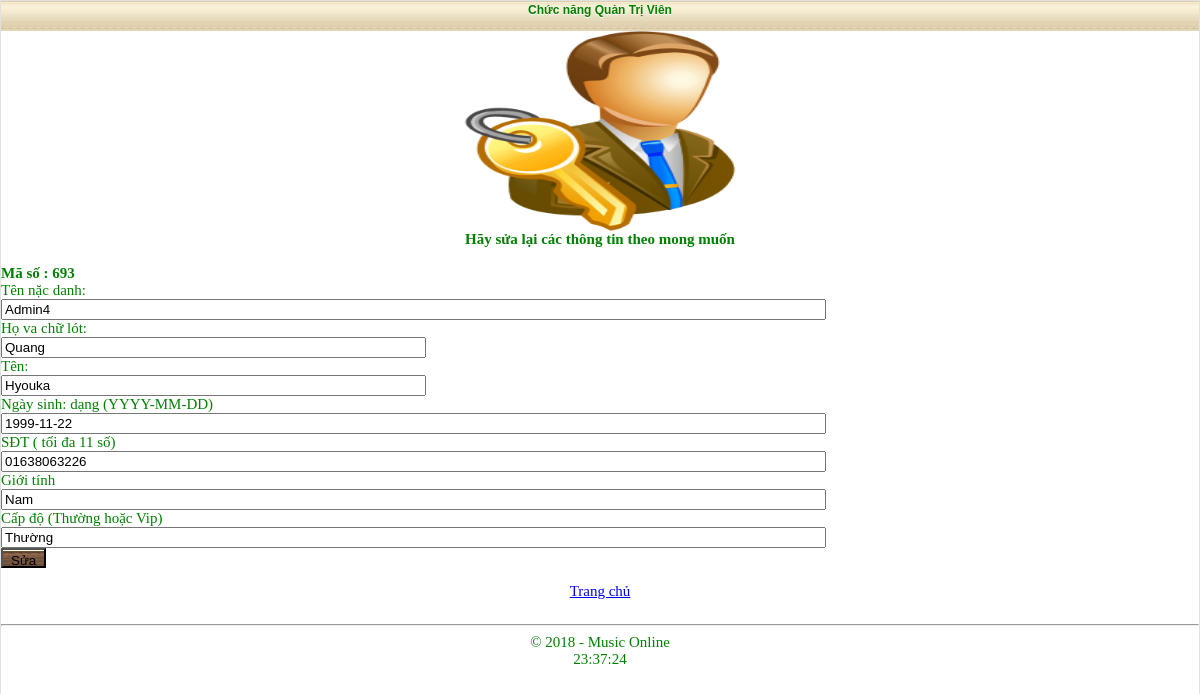
Screenshot of /choosing.php?mod=sua_tv&&maso=693 (signed in) with the database file from the repository.
### tables this page shows
CREATE TABLE `users` (
  `id` int(11) NOT NULL,
  `usr` varchar(25) NOT NULL,
  `pass` varchar(255) NOT NULL,
  `data_reg` varchar(255) NOT NULL,
  `holot` varchar(50) NOT NULL,
  `ten` varchar(20) NOT NULL,
  `ngaysinh` date NOT NULL,
  `SDT` varchar(11) NOT NULL,
  `gioitinh` varchar(3) NOT NULL,
  `capdo` varchar(20) NOT NULL
);

### system/include/settings.inc (called while the page is built, shortened)
<?php
if (isset ($_SESSION['log']) && isset ($_SESSION['pass'])) {
    $log = $_SESSION['log'];
    $pas = $_SESSION['pass'];
}
elseif (isset ($_COOKIE['log']) && isset ($_COOKIE['pas'])) {
    $log = base64_decode($_COOKIE['log']);
    $_SESSION['log'] = $log;
    $pas = $_COOKIE['pas'];
    $_SESSION['pass'] = $pas;
}
$req = mysql_query("SELECT * FROM `users` WHERE `usr` = '$log' and `pass`='$pas' LIMIT 1");
$avto = mysql_num_rows($req);
if ($avto == 1)
    $thonline = 1;
?>

### choosing.php (the view, shortened to what this page needs)
<?php
include('system/include/settings.inc');
include('system/include/head.inc');
echo '<div class="title"><center>Chức năng Quản Trị Viên</center></div><div>';
if($thonline == 1)
{
    echo '<center><img src="qtv.png" width="30%" height="25%"></center>';
switch($_GET[mod])
{
case 'sua_tv':
 $id=abs(intval($_GET['maso']));
    $req1 = mysql_query("SELECT * FROM `users` WHERE `id`='$id'");
    $b = mysql_fetch_array($req1);
$avto1=mysql_num_rows($req1);
if($avto1<1)
{
    echo 'Thành viên không tồn tại.<br>';
break;
}
else
{
    echo '<b><center>Hãy sửa lại các thông tin theo mong muốn</center>
    <br>Mã số : '.$id.'</b><br>';
    echo '<form action="choosing.php?mod=sua_tvxong&id='.$id.'" method="post">';
echo"Tên nặc danh:<br/>
<input class='input' type=\"text\" value=\"$b[usr]\" size=\"100\" name=\"usr\"/><br/>
Họ va chữ lót:<br/>
<input class='input' type=\"text\" value=\"$b[holot]\" size=\"50\" name=\"holot\"/><br/>
Tên:<br/>
<input class='input' type=\"text\" value=\"$b[ten]\" size=\"50\" name=\"ten\"/><br/>
Ngày sinh: dạng (YYYY-MM-DD)<br/>
<input class='input' type=\"text\" value=\"$b[ngaysinh]\" size=\"100\" name=\"ngaysinh\"/><br/>
SĐT ( tối đa 11 số)<br/>
<input class='input' type=\"text\" value=\"$b[SDT]\" size=\"100\" name=\"SDT\"/><br/>
Giới tính<br/>
<input class='input' type=\"text\" value=\"$b[gioitinh]\" size=\"100\" name=\"gioitinh\"/><br/>
Cấp độ (Thường hoặc Vip)<br/>
<input class='input' type=\"text\" value=\"$b[capdo]\" size=\"100\" name=\"capdo\"/><br/>
<input class=\"button\" type=\"submit\" value=\"Sửa\" /></form>";
}
break;
}
echo '<a href="?"><center>Trang chủ</center></a><br>';
}else{
header ('Location: index.php');
}
echo '<hr>';
include('system/include/end.inc');
?>

### system/themes/style2.css (style rules this page uses)
.title { font-size:12px; font-family:Geneva, Arial, Helvetica, sans-serif; background:#E3D6B6 url(razdel.png) repeat-x; padding-right: 0px; padding-left: 0px; height: 28px; font-weight: bold; text-align: left; text-shadow: #fff 0px 1px 0px; padding-top: 2px; }
.button { text-align:center; height:20px; white-space:normal; background-repeat: no-repeat; background-position: center top; font-weight: normal; background-color: #F9F1D9; background-image: url(bottom2.png); padding-top: 3px; padding-right: 8px; padding-bottom: 1px; padding-left: 8px; }

### rows the page displays
users: usr "Admin4", holot "Quang", ten "Hyouka", ngaysinh "1999-11-22", SDT "01638063226", gioitinh "Nam", capdo "Thường"

### other values shown
$id "693"
